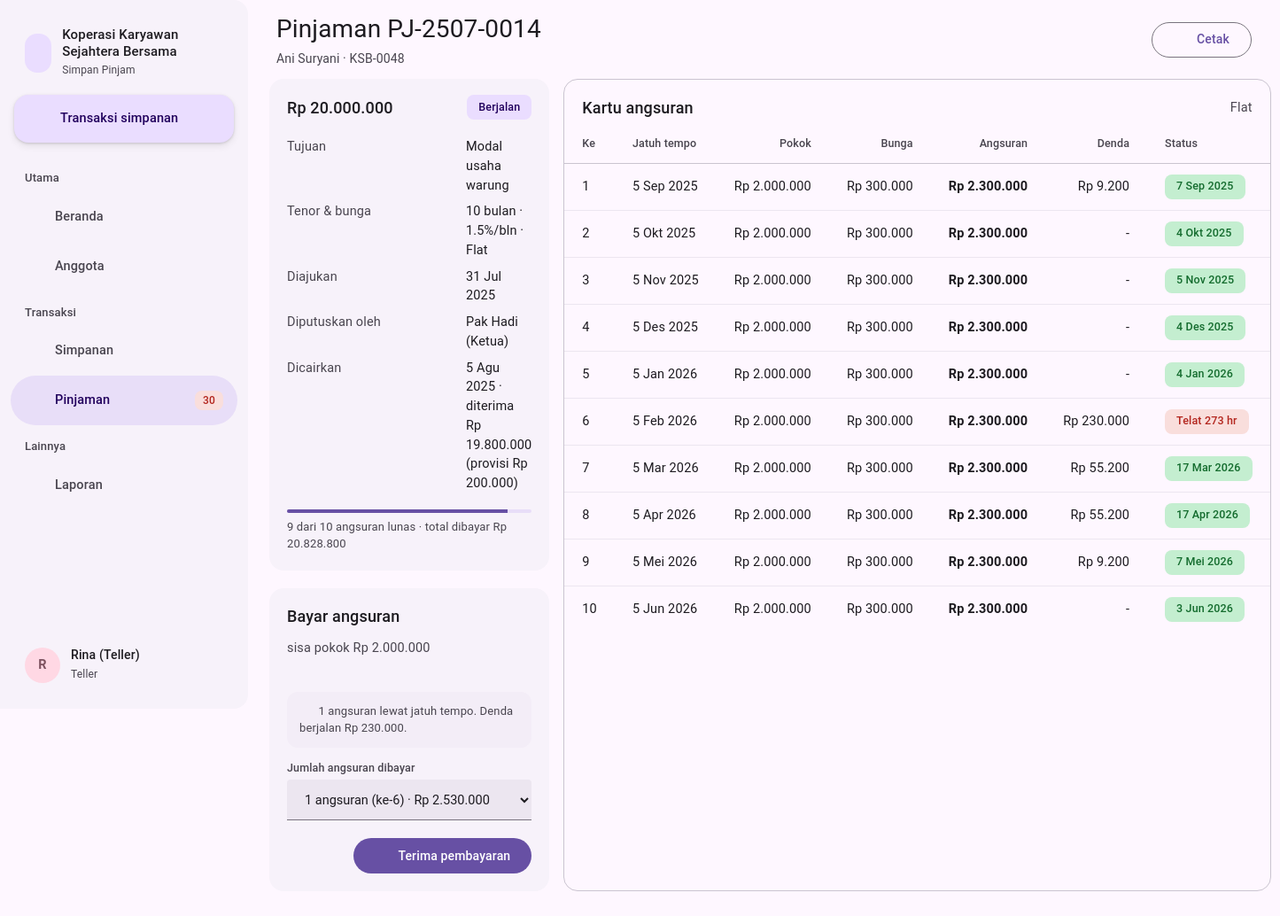
The page /index.php?page=pinjaman.detail&id=1 (signed in) on the database its author committed.
### tables this page shows
CREATE TABLE pengaturan (
  id INT PRIMARY KEY,
  nama VARCHAR(120) NOT NULL,
  alamat VARCHAR(255),
  telepon VARCHAR(30),
  simpanan_pokok INT NOT NULL DEFAULT 100000,
  simpanan_wajib INT NOT NULL DEFAULT 50000,
  bunga_default DECIMAL(4,2) NOT NULL DEFAULT 1.50,       
  provisi_persen DECIMAL(4,2) NOT NULL DEFAULT 1.00,      
  denda_persen_hari DECIMAL(4,2) NOT NULL DEFAULT 0.20,   
  denda_maks_persen DECIMAL(5,2) NOT NULL DEFAULT 10.00,  
  maks_kali_simpanan TINYINT NOT NULL DEFAULT 5           
);

CREATE TABLE pinjaman (
  id INT AUTO_INCREMENT PRIMARY KEY,
  kode VARCHAR(20) NOT NULL UNIQUE,
  anggota_id INT NOT NULL,
  jumlah INT NOT NULL,
  tenor TINYINT NOT NULL,               
  bunga_persen DECIMAL(4,2) NOT NULL,   
  metode ENUM('flat','anuitas') NOT NULL DEFAULT 'flat',
  tujuan VARCHAR(150),
  provisi INT NOT NULL DEFAULT 0,
  diterima INT NOT NULL DEFAULT 0,      
  status ENUM('diajukan','disetujui','berjalan','lunas','ditolak') NOT NULL DEFAULT 'diajukan',
  tgl_pengajuan DATE NOT NULL,
  tgl_cair DATE NULL,
  catatan VARCHAR(200),
  disetujui_oleh INT NULL,
  INDEX (status),
  FOREIGN KEY (anggota_id) REFERENCES anggota(id)
);

CREATE TABLE anggota (
  id INT AUTO_INCREMENT PRIMARY KEY,
  no_anggota VARCHAR(20) NOT NULL UNIQUE,
  nik CHAR(16) NOT NULL UNIQUE,
  nama VARCHAR(100) NOT NULL,
  jk ENUM('L','P') NOT NULL,
  alamat VARCHAR(255),
  telepon VARCHAR(20),
  pekerjaan VARCHAR(60),
  tgl_gabung DATE NOT NULL,
  status ENUM('aktif','keluar') NOT NULL DEFAULT 'aktif'
);

CREATE TABLE users (
  id INT AUTO_INCREMENT PRIMARY KEY,
  nama VARCHAR(100) NOT NULL,
  username VARCHAR(50) NOT NULL UNIQUE,
  password VARCHAR(255) NOT NULL,
  role ENUM('ketua','bendahara','teller') NOT NULL DEFAULT 'teller'
);

CREATE TABLE angsuran (
  id INT AUTO_INCREMENT PRIMARY KEY,
  pinjaman_id INT NOT NULL,
  ke TINYINT NOT NULL,
  jatuh_tempo DATE NOT NULL,
  pokok INT NOT NULL,
  bunga INT NOT NULL,
  total INT NOT NULL,
  denda INT NOT NULL DEFAULT 0,
  dibayar_at DATE NULL,
  user_id INT NULL,
  UNIQUE KEY uk_ke (pinjaman_id, ke),
  INDEX (jatuh_tempo),
  FOREIGN KEY (pinjaman_id) REFERENCES pinjaman(id) ON DELETE CASCADE
);

### index.php (called while the page is built, shortened)
<?php
require __DIR__ . '/includes/bootstrap.php';
$routes = [
    'login'          => 'pages/login.php',
    'logout'         => 'pages/logout.php',
    'dashboard'      => 'pages/dashboard.php',
    'anggota'        => 'pages/anggota/index.php',
    'anggota.form'   => 'pages/anggota/form.php',
    'anggota.detail' => 'pages/anggota/detail.php',
    'simpanan'       => 'pages/simpanan/index.php',
    'simpanan.wajib' => 'pages/simpanan/wajib.php',
    'pinjaman'       => 'pages/pinjaman/index.php',
    'pinjaman.ajukan'=> 'pages/pinjaman/ajukan.php',
    'pinjaman.detail'=> 'pages/pinjaman/detail.php',
    'pinjaman.aksi'  => 'pages/pinjaman/aksi.php',
    'bukti'          => 'pages/bukti.php',
    'laporan'        => 'pages/laporan.php',
    'pengaturan'     => 'pages/pengaturan.php',
];
$page = $_GET['page'] ?? 'dashboard';
require __DIR__ . '/' . $routes[$page];

### pages/pinjaman/detail.php (the view, shortened to what this page needs)
<?php
$p = q('SELECT p.*, a.nama, a.no_anggota, a.telepon, u.nama penyetuju FROM pinjaman p JOIN anggota a ON a.id = p.anggota_id
        LEFT JOIN users u ON u.id = p.disetujui_oleh WHERE p.id = ?', [(int) ($_GET['id'] ?? 0)])->fetch();
$angs = q('SELECT * FROM angsuran WHERE pinjaman_id = ? ORDER BY ke', [$p['id']])->fetchAll();
$jadwal = $angs ?: jadwal_angsuran((int) $p['jumlah'], (float) $p['bunga_persen'], (int) $p['tenor'], $p['metode']);
$lunasKe = count(array_filter($angs, fn ($a) => $a['dibayar_at']));
$belum = array_values(array_filter($angs, fn ($a) => !$a['dibayar_at']));
$sisaPokok = array_sum(array_column($belum, 'pokok'));
$tunggak = array_values(array_filter($belum, fn ($a) => $a['jatuh_tempo'] < date('Y-m-d')));
$dendaBerjalan = array_sum(array_map('denda_angsuran', $tunggak));
$dibayar = array_sum(array_map(fn ($a) => $a['dibayar_at'] ? $a['total'] + $a['denda'] : 0, $angs));
$title = 'Pinjaman ' . $p['kode'];
$sub = e($p['nama']) . ' · ' . e($p['no_anggota']);
$actions = '<button class="btn btn-outlined" onclick="window.print()">' . icon('printer', 18) . ' Cetak</button>';
require __DIR__ . '/../../includes/header.php';
?>
<div class="grid-2 rev">
    <div>
        <div class="card"><div class="card-head"><h2><?= rupiah($p['jumlah']) ?></h2><?= badge(STATUS_PINJ, $p['status']) ?></div><div class="card-body">
            <dl class="kv">
                <dt>Tujuan</dt><dd><?= e($p['tujuan']) ?></dd>
                <dt>Tenor & bunga</dt><dd><?= $p['tenor'] ?> bulan · <?= (float) $p['bunga_persen'] ?>%/bln · <?= ucfirst($p['metode']) ?></dd>
                <dt>Diajukan</dt><dd><?= tgl($p['tgl_pengajuan']) ?></dd>
                <?php if ($p['penyetuju']): ?><dt>Diputuskan oleh</dt><dd><?= e($p['penyetuju']) ?></dd><?php endif; ?>
                <?php if ($p['tgl_cair']): ?><dt>Dicairkan</dt><dd><?= tgl($p['tgl_cair']) ?> · diterima <?= rupiah($p['diterima']) ?> (provisi <?= rupiah($p['provisi']) ?>)</dd><?php endif; ?>
            </dl>
            <?php if ($angs): ?>
                <div class="progress mt" style="margin-top:18px"><span style="width:<?= round($lunasKe / $p['tenor'] * 100) ?>%"></span></div>
                <div class="muted" style="font-size:13px;margin-top:6px"><?= $lunasKe ?> dari <?= $p['tenor'] ?> angsuran lunas · total dibayar <?= rupiah($dibayar) ?></div>
            <?php endif; ?>
        </div></div>
        <?php if ($p['status'] === 'diajukan'): ?>
            <div class="card mt no-print"><div class="card-head"><h2>Keputusan ketua</h2></div><div class="card-body">
                <?php if (punya_role('ketua')): ?>
                    <form method="post" action="<?= url('pinjaman.aksi') ?>"><?= csrf_field() ?><input type="hidden" name="id" value="<?= $p['id'] ?>">
                        <label>Catatan (wajib jika ditolak)</label><input type="text" name="catatan" placeholder="Contoh: disetujui dengan jaminan BPKB">
                        <div class="form-actions"><button class="btn btn-outlined" name="aksi" value="tolak"><?= icon('x', 18) ?> Tolak</button><button class="btn btn-filled" name="aksi" value="setujui"><?= icon('check', 18) ?> Setujui</button></div>
                    </form>
                <?php else: ?><p class="muted" style="margin:0">Menunggu persetujuan ketua koperasi.</p><?php endif; ?>
            </div></div>
        <?php elseif ($p['status'] === 'berjalan'): ?>
            <div class="card mt no-print"><div class="card-head"><h2>Bayar angsuran</h2><span class="muted">sisa pokok <?= rupiah($sisaPokok) ?></span></div><div class="card-body">
                <?php if ($tunggak): ?><div class="note" style="margin-bottom:14px"><?= icon('alert', 18) ?> <?= count($tunggak) ?> angsuran lewat jatuh tempo. Denda berjalan <?= rupiah($dendaBerjalan) ?>.</div><?php endif; ?>
                <form method="post" action="<?= url('pinjaman.aksi') ?>"><?= csrf_field() ?><input type="hidden" name="id" value="<?= $p['id'] ?>">
                    <label>Jumlah angsuran dibayar</label>
                    <select name="jumlah_angsuran" id="nAng"><?php  foreach (array_slice($belum, 0, 6) as $i => $a): ?><option value="<?= $i + 1 ?>" <?= $i + 1 === max(1, count($tunggak)) ? 'selected' : '' ?>><?= $i + 1 ?> angsuran (ke-</option><?php endforeach; ?></select>
                    <div class="form-actions"><button class="btn btn-filled" name="aksi" value="bayar"><?= icon('receipt', 18) ?> Terima pembayaran</button></div>
                </form>
            </div></div>
        <?php endif; ?>
    </div>
    <div class="card outlined"><div class="card-head"><h2><?= $angs ? 'Kartu angsuran' : 'Rencana angsuran' ?></h2><span class="muted"><?= ucfirst($p['metode']) ?></span></div>
        <div class="table-wrap"><table>
            <thead><tr><th>Ke</th><th>Jatuh tempo</th><th class="text-right">Pokok</th><th class="text-right">Bunga</th><th class="text-right">Angsuran</th><th class="text-right">Denda</th><th>Status</th></tr></thead>
            <tbody><?php foreach ($jadwal as $a): $paid = $a['dibayar_at'] ?? null; $jt = $a['jatuh_tempo'] ?? null; $late = !$paid && $jt && $jt < date('Y-m-d'); $dn = $jt ? denda_angsuran($a) : 0; ?>
                <tr><td><?= $a['ke'] ?></td><td class="nw"><?= $jt ? tgl($jt) : "-" ?></td><td class="text-right num"><?= rupiah($a['pokok']) ?></td><td class="text-right num"><?= rupiah($a['bunga']) ?></td>
                    <td class="text-right num"><b><?= rupiah($a['total']) ?></b></td><td class="text-right num"><?= $dn ? rupiah($dn) : '-' ?></td>
                    <td><?= $paid ? '<span class="chip chip-green">' . tgl($paid) . '</span>' : ($late ? '<span class="chip chip-red">Telat ' . (int) ((strtotime(date('Y-m-d')) - strtotime($jt)) / 86400) . ' hr</span>' : ($jt ? '<span class="chip chip-gray">Belum</span>' : '')) ?></td></tr>
            <?php endforeach; ?></tbody>
        </table></div></div>
</div>
<?php require __DIR__ . '/../../includes/footer.php'; ?>

### includes/bootstrap.php (shortened to what this page needs)
<?php
function db(): PDO
{
    static $pdo = null;
    if ($pdo === null) {
        $c = require __DIR__ . '/../config/database.php';
        $dsn = "mysql:host={$c['host']};port={$c['port']};dbname={$c['database']};charset=utf8mb4";
        try {
            $pdo = new PDO($dsn, $c['username'], $c['password'], [
                PDO::ATTR_ERRMODE => PDO::ERRMODE_EXCEPTION,
                PDO::ATTR_DEFAULT_FETCH_MODE => PDO::FETCH_ASSOC,
            ]);
        } catch (PDOException $e) {
            die('<h3>Koneksi database gagal.</h3><p>Cek config/database.php dan pastikan database <b>'
                . htmlspecialchars($c['database']) . '</b> sudah di-import.</p>');
        }
    }
    return $pdo;
}
function q(string $sql, array $params = []): PDOStatement
{
    $st = db()->prepare($sql);
    $st->execute($params);
    return $st;
}
function e($v): string
{
    return htmlspecialchars((string) $v, ENT_QUOTES, 'UTF-8');
}
function rupiah($n): string
{
    return 'Rp ' . number_format((int) $n, 0, ',', '.');
}
function tgl($date): string
{
    $bulan = ['', 'Jan', 'Feb', 'Mar', 'Apr', 'Mei', 'Jun', 'Jul', 'Agu', 'Sep', 'Okt', 'Nov', 'Des'];
    $t = strtotime($date);
    return date('j', $t) . ' ' . $bulan[(int) date('n', $t)] . ' ' . date('Y', $t);
}
function url(string $page = 'dashboard', array $params = []): string
{
    return 'index.php?' . http_build_query(['page' => $page] + $params);
}
function user(): ?array
{
    return $_SESSION['user'] ?? null;
}
function setting(): array
{
    static $s = null;
    return $s ??= q('SELECT * FROM pengaturan WHERE id = 1')->fetch() ?: [];
}
function icon(string $name, int $size = 18): string
{
    $p = $paths[$name] ?? '';
    return '<svg class="ic" width="' . $size . '" height="' . $size . '" viewBox="0 0 24 24" fill="none" stroke="currentColor" stroke-width="2" stroke-linecap="round" stroke-linejoin="round">' . $p . '</svg>';
}
function badge(array $map, string $s): string
{
    [$l, $c] = $map[$s] ?? [ucfirst($s), 'gray'];
    return '<span class="chip chip-' . $c . '">' . e($l) . '</span>';
}
function denda_angsuran(array $a): int
{
    if ($a['dibayar_at'] ?? null) return (int) $a['denda'];
    $telat = (int) floor((strtotime(date('Y-m-d')) - strtotime($a['jatuh_tempo'])) / 86400);
    $set = setting();
    return (int) round(min($telat * $set['denda_persen_hari'], $set['denda_maks_persen']) / 100 * $a['total']);
}

### includes/header.php (shortened to what this page needs)
<?php
$navPengajuan = (int) q("SELECT COUNT(*) FROM pinjaman WHERE status = 'diajukan'")->fetchColumn();
$navTunggak = (int) q("SELECT COUNT(*) FROM angsuran a JOIN pinjaman p ON p.id = a.pinjaman_id WHERE p.status = 'berjalan' AND a.dibayar_at IS NULL AND a.jatuh_tempo < CURDATE()")->fetchColumn();
$navMenu = [
    'Utama' => [['dashboard', 'Beranda', 'home', 0], ['anggota', 'Anggota', 'users', 0]],
    'Transaksi' => [['simpanan', 'Simpanan', 'piggy', 0], ['pinjaman', 'Pinjaman', 'hand', $navPengajuan + $navTunggak]],
    'Lainnya' => [['laporan', 'Laporan', 'chart', 0]],
];
$navCur = explode('.', $_GET['page'] ?? 'dashboard')[0];
?>
<!DOCTYPE html>
<html lang="id">
<head>
    <link rel="stylesheet" href="assets/css/style.css">
</head>
<body>
<div class="layout">
    <aside class="drawer" id="drawer">
        <div class="head"><span class="logo"><?= icon('piggy', 24) ?></span><div><b><?= e(setting()['nama']) ?></b><small>Simpan Pinjam</small></div></div>
        <a class="fab" href="<?= url('simpanan') ?>"><?= icon('plus', 20) ?> Transaksi simpanan</a>
        <nav>
            <?php foreach ($navMenu as $sec => $links): ?>
                <div class="sec"><?= $sec ?></div>
                <?php foreach ($links as [$k, $l, $ic, $n]): ?><a href="<?= url($k) ?>" class="<?= $navCur === $k ? 'active' : '' ?>"><?= icon($ic, 22) ?> <?= $l ?><?php if ($n): ?><span class="n chip chip-red" style="height:22px;padding:0 8px"><?= $n ?></span><?php endif; ?></a><?php endforeach; ?>
            <?php endforeach; ?>
        </nav>
        <div class="grow"></div>
        <div class="me"><span class="av"><?= e(strtoupper(substr(user()['nama'], 0, 1))) ?></span><div class="grow"><b><?= e(user()['nama']) ?></b><small><?= e(ucfirst(user()['role'])) ?></small></div><a class="icon-btn" href="<?= url('logout') ?>" title="Keluar"><?= icon('logout', 20) ?></a></div>
    </aside>
    <main class="main">
        <header class="appbar">
            <h1><?= e($title ?? 'Beranda') ?><?php if (!empty($sub)): ?><small><?= $sub ?></small><?php endif; ?></h1>
            <div class="acts"><?= $actions ?? '' ?></div>
        </header>

### includes/footer.php (shortened to what this page needs)
    </main>
</div>
</body>
</html>

### rows shown on the page
pengaturan: nama "Koperasi Karyawan Sejahtera Bersama"
pinjaman: kode "Pinjaman PJ-2507-0014", anggota.no_anggota "Ani Suryani · KSB-0048", jumlah "Rp 20.000.000", tujuan "Modal usaha warung", tenor "10", bunga_persen "1.5", metode "Flat", tgl_pengajuan "31 Jul 2025", users.nama "Pak Hadi (Ketua)", tgl_cair "5 Agu 2025", diterima "Rp 19.800.000", provisi "Rp 200.000"
angsuran: jatuh_tempo "1", rupiah($dendaBerjalan) "Rp 230.000", ke "6", jatuh_tempo "5 Feb 2026", pokok "Rp 2.000.000", bunga "Rp 300.000", total "Rp 2.300.000", rupiah($dn) "Rp 230.000"
angsuran: ke "1", jatuh_tempo "5 Sep 2025", pokok "Rp 2.000.000", bunga "Rp 300.000", total "Rp 2.300.000", rupiah($dn) "Rp 9.200", dibayar_at "7 Sep 2025"
angsuran: ke "2", jatuh_tempo "5 Okt 2025", pokok "Rp 2.000.000", bunga "Rp 300.000", total "Rp 2.300.000", dibayar_at "4 Okt 2025"
angsuran: ke "3", jatuh_tempo "5 Nov 2025", pokok "Rp 2.000.000", bunga "Rp 300.000", total "Rp 2.300.000", dibayar_at "5 Nov 2025"
angsuran: ke "4", jatuh_tempo "5 Des 2025", pokok "Rp 2.000.000", bunga "Rp 300.000", total "Rp 2.300.000", dibayar_at "4 Des 2025"
angsuran: ke "5", jatuh_tempo "5 Jan 2026", pokok "Rp 2.000.000", bunga "Rp 300.000", total "Rp 2.300.000", dibayar_at "4 Jan 2026"
angsuran: ke "7", jatuh_tempo "5 Mar 2026", pokok "Rp 2.000.000", bunga "Rp 300.000", total "Rp 2.300.000", rupiah($dn) "Rp 55.200", dibayar_at "17 Mar 2026"
angsuran: ke "8", jatuh_tempo "5 Apr 2026", pokok "Rp 2.000.000", bunga "Rp 300.000", total "Rp 2.300.000", rupiah($dn) "Rp 55.200", dibayar_at "17 Apr 2026"
angsuran: ke "9", jatuh_tempo "5 Mei 2026", pokok "Rp 2.000.000", bunga "Rp 300.000", total "Rp 2.300.000", rupiah($dn) "Rp 9.200", dibayar_at "7 Mei 2026"
angsuran: ke "10", jatuh_tempo "5 Jun 2026", pokok "Rp 2.000.000", bunga "Rp 300.000", total "Rp 2.300.000", dibayar_at "3 Jun 2026"

### other values the page prints
$sec "Utama"
$l "Beranda"
$l "Anggota"
$sec "Transaksi"
$l "Simpanan"
$l "Pinjaman"
$n "30"
$sec "Lainnya"
$l "Laporan"
substr(user()['nama'], 0, 1) "R"
user()['nama'] "Rina (Teller)"
user()['role'] "Teller"
$l "Berjalan"
$lunasKe "9"
rupiah($dibayar) "Rp 20.828.800"
